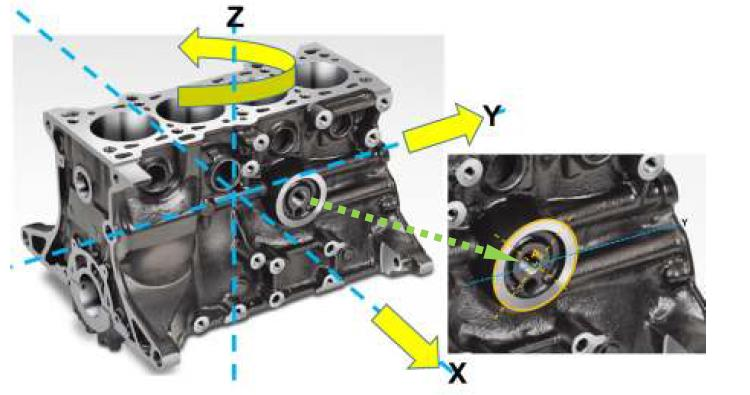
#> input picture imagenes/motor_original.png, 750 x 395 px
$ python experimentos.py   (older library calls are emulated)
#> lines starting #> are read from the running program, lines starting #| are printed output that depends on the picture; after the words box and inside, x2 and y2 are one past the last pixel; in counts of white or black regions, pixels touching at a corner belong together
### hough_tp4.py
#!/usr/bin/env python3
# -*- coding: utf-8 -*-
"""
TP4 - Inteligencia Artificial - Transformada de Hough (rectas y circunferencias)
Alumno: Lucas Adrián Fleury

Los acumuladores de Hough están programados desde cero con NumPy (sin cv2.HoughLines
ni cv2.HoughCircles). OpenCV se usa únicamente para leer/guardar imágenes, suavizar
(GaussianBlur), detectar bordes (Canny) y dibujar el resultado. Para VALIDAR la
implementación propia se compara, al final, contra las funciones de OpenCV.

Uso:
    python hough_tp4.py prueba                  # imagen sintética con verdad conocida
    python hough_tp4.py lineas   imagenes/motor_original.png
    python hough_tp4.py circulos imagenes/motor_original.png
    python hough_tp4.py todo     imagenes/motor_original.png
"""
import sys, os, json
import numpy as np
import cv2

OUT = "resultados"
# Región del block en la imagen del caso (x0, y0, x1, y1): excluye ampliación y rótulos
ROI_BLOCK = (15, 30, 445, 385)


# ----------------------------------------------------------------------------
# 1. PREPROCESAMIENTO
# ----------------------------------------------------------------------------
def limpiar_anotaciones(bgr):
    """La imagen del caso trae ejes y flechas dibujados (amarillo, azul, verde).
    Se detectan por color en HSV y se reconstruyen con inpainting para que no
    voten como bordes falsos."""
    hsv = cv2.cvtColor(bgr, cv2.COLOR_BGR2HSV)
    amarillo = cv2.inRange(hsv, (15, 120, 150), (35, 255, 255))
    azul = cv2.inRange(hsv, (85, 120, 120), (110, 255, 255))
    verde = cv2.inRange(hsv, (35, 80, 120), (85, 255, 255))
    m = cv2.bitwise_or(cv2.bitwise_or(amarillo, azul), verde)
    m = cv2.dilate(m, np.ones((5, 5), np.uint8))
    return cv2.inpaint(bgr, m, 5, cv2.INPAINT_TELEA)


def bordes(gris, sigma=1.6, t1=60, t2=140):
    """Escala de grises -> suavizado gaussiano -> Canny (mapa binario de bordes)."""
    suave = cv2.GaussianBlur(gris, (0, 0), sigma)
    return cv2.Canny(suave, t1, t2)


def cargar(path, usar_roi=True, limpiar=True):
    bgr = cv2.imread(path)
    if bgr is None:
        sys.exit("No se pudo leer la imagen: " + path)
    if limpiar:
        bgr = limpiar_anotaciones(bgr)
    if usar_roi and bgr.shape[1] > 500:       # solo para la imagen del caso
        x0, y0, x1, y1 = ROI_BLOCK
        bgr = bgr[y0:y1, x0:x1]
    return bgr


# ----------------------------------------------------------------------------
# 2. TRANSFORMADA DE HOUGH PARA RECTAS   rho = x*cos(theta) + y*sin(theta)
# ----------------------------------------------------------------------------
def hough_rectas(borde, paso_theta=1.0, paso_rho=1.0):
    """Devuelve (acumulador, thetas[rad], rhos). Cada píxel de borde vota en una
    curva sinusoidal del espacio (theta, rho)."""
    h, w = borde.shape
    thetas = np.deg2rad(np.arange(-90.0, 90.0, paso_theta))
    rho_max = np.hypot(h, w)
    rhos = np.arange(-rho_max, rho_max + paso_rho, paso_rho)
    acc = np.zeros((len(rhos), len(thetas)), dtype=np.int32)
    ys, xs = np.nonzero(borde)
    cos_t, sin_t = np.cos(thetas), np.sin(thetas)
    for j in range(len(thetas)):                      # un voto por (píxel, theta)
        r = xs * cos_t[j] + ys * sin_t[j]
        idx = np.round((r + rho_max) / paso_rho).astype(int)
        acc[:, j] += np.bincount(idx, minlength=len(rhos))
    return acc, thetas, rhos


def picos_rectas(acc, thetas, rhos, n_max=10, umbral_rel=0.35, vecindad=(15, 7)):
    """Selección de picos: umbral relativo + supresión de no-máximos por vecindad.
    Se evita que una misma recta aparezca repetida (picos adyacentes)."""
    a = acc.copy().astype(float)
    umbral = umbral_rel * a.max()
    dr, dt = vecindad
    picos = []
    for _ in range(n_max):
        i, j = np.unravel_index(np.argmax(a), a.shape)
        if a[i, j] < umbral:
            break
        picos.append((rhos[i], thetas[j], int(acc[i, j])))
        a[max(0, i - dr):i + dr + 1, max(0, j - dt):j + dt + 1] = 0
    return picos


def dibujar_rectas(bgr, picos):
    out = bgr.copy()
    d = int(np.hypot(*out.shape[:2]))
    for rho, th, _ in picos:
        x0, y0 = rho * np.cos(th), rho * np.sin(th)
        p1 = (int(x0 - d * np.sin(th)), int(y0 + d * np.cos(th)))
        p2 = (int(x0 + d * np.sin(th)), int(y0 - d * np.cos(th)))
        cv2.line(out, p1, p2, (0, 0, 255), 1, cv2.LINE_AA)
    return out


# ----------------------------------------------------------------------------
# 3. TRANSFORMADA DE HOUGH PARA CIRCUNFERENCIAS DE RADIO CONOCIDO
#    (x-xo)^2 + (y-yo)^2 = R^2  ->  cada borde vota en una circunferencia de
#    radio R centrada en el propio píxel, en el espacio (xo, yo)
# ----------------------------------------------------------------------------
def hough_circulos(borde, radios, gris=None, tol_grad=np.deg2rad(18), k_grad=7):
    """Un acumulador 2D (xo, yo) por cada radio R.

    * Modo clásico (gris=None): cada borde emite un voto por cada píxel de perímetro
      de la circunferencia de votación (n_ang = 2*pi*R).
    * Modo guiado por gradiente (gris dado): cada borde vota solo en la dirección de
      su gradiente (+/- tol_grad, ambos sentidos, porque el aro puede ser más claro o
      más oscuro que el fondo). Reduce el ruido de votos y el costo de cómputo.

    En ambos casos el valor de un pico dividido por 2*pi*R es la FRACCIÓN de la
    circunferencia respaldada por bordes (comparable entre radios)."""
    h, w = borde.shape
    ys, xs = np.nonzero(borde)
    if gris is not None:
        suave = cv2.GaussianBlur(gris, (0, 0), 1.6).astype(np.float32)
        gx = cv2.Sobel(suave, cv2.CV_32F, 1, 0, ksize=3)
        gy = cv2.Sobel(suave, cv2.CV_32F, 0, 1, ksize=3)
        phi = np.arctan2(gy[ys, xs], gx[ys, xs])
        deltas = np.linspace(-tol_grad, tol_grad, k_grad)
    accs = {}
    for R in radios:
        a = np.zeros((h, w), dtype=np.int32)
        if gris is None:
            n_ang = int(round(2 * np.pi * R))
            ang = np.linspace(0, 2 * np.pi, n_ang, endpoint=False)
            xo = np.round(xs[:, None] - R * np.cos(ang)[None, :]).astype(int)
            yo = np.round(ys[:, None] - R * np.sin(ang)[None, :]).astype(int)
        else:
            ang = phi[:, None] + deltas[None, :]
            ang = np.concatenate([ang, ang + np.pi], axis=1)      # ambos sentidos
            xo = np.round(xs[:, None] - R * np.cos(ang)).astype(int)
            yo = np.round(ys[:, None] - R * np.sin(ang)).astype(int)
        ok = (xo >= 0) & (xo < w) & (yo >= 0) & (yo < h)
        np.add.at(a, (yo[ok], xo[ok]), 1)
        accs[R] = a
    return accs


def picos_circulos(accs, n_max=5, umbral_rel=0.55, vecindad=15):
    """Selección de picos en dos pasos:
    1) Mapa de centros = suma, sobre todos los radios, de los acumuladores
       suavizados y normalizados por 2*pi*R (proyección del acumulador 3D
       (xo, yo, R) sobre el plano (xo, yo)). Un aro con borde interior y exterior
       refuerza el mismo centro con dos radios distintos.
    2) El radio de cada centro es el R cuyo acumulador local es máximo."""
    sm = {R: cv2.GaussianBlur(a.astype(np.float32), (0, 0), 1.5) / (2 * np.pi * R)
          for R, a in accs.items()}
    centros = sum(sm.values())
    umbral = umbral_rel * centros.max()
    picos = []
    for _ in range(n_max):
        yo, xo = np.unravel_index(np.argmax(centros), centros.shape)
        if centros[yo, xo] < umbral:
            break
        y0, y1, x0, x1 = max(0, yo - 2), yo + 3, max(0, xo - 2), xo + 3
        R = max(sm, key=lambda r: sm[r][y0:y1, x0:x1].max())
        picos.append((int(xo), int(yo), int(R), float(centros[yo, xo])))
        centros[max(0, yo - vecindad):yo + vecindad + 1,
                max(0, xo - vecindad):xo + vecindad + 1] = 0
    return picos


def dibujar_circulos(bgr, picos):
    out = bgr.copy()
    for k, (xo, yo, R, _) in enumerate(picos):
        col = (0, 0, 255) if k == 0 else (0, 200, 0)
        cv2.circle(out, (xo, yo), R, col, 1, cv2.LINE_AA)
        cv2.drawMarker(out, (xo, yo), col, cv2.MARKER_CROSS, 9, 1)
    return out


# [4 lines left out: function acumulador_a_imagen, not called in this run]


# ----------------------------------------------------------------------------
# 4. PROGRAMAS PRINCIPALES
# ----------------------------------------------------------------------------
def prueba_sintetica():
    """Imagen con 3 rectas y 2 circunferencias conocidas + ruido: sirve para validar
    el algoritmo contra una verdad de terreno."""
    rng = np.random.default_rng(7)
    img = np.zeros((300, 400), np.uint8)
    cv2.line(img, (20, 40), (380, 40), 255, 1)               # horizontal  rho=40 th=90
    cv2.line(img, (100, 10), (100, 290), 255, 1)             # vertical    rho=100 th=0
    cv2.line(img, (30, 280), (370, 120), 255, 1)             # oblicua
    cv2.circle(img, (260, 190), 35, 255, 1)                  # R = 35
    cv2.circle(img, (150, 190), 20, 255, 1)                  # R = 20
    ruido = rng.random(img.shape) < 0.01
    img[ruido] = 255
    cv2.imwrite(f"{OUT}/sintetica_entrada.png", img)
    res = {}
    acc, th, rh = hough_rectas(img)
    pr = picos_rectas(acc, th, rh, n_max=3, umbral_rel=0.3)
    res["rectas"] = [(round(float(r), 1), round(float(np.degrees(t)), 1), v) for r, t, v in pr]
    cv2.imwrite(f"{OUT}/sintetica_rectas.png",
                dibujar_rectas(cv2.cvtColor(img, cv2.COLOR_GRAY2BGR), pr))
    accs = hough_circulos(img, range(15, 41))
    pc = picos_circulos(accs, n_max=2, umbral_rel=0.3)
    res["circulos"] = [(x, y, R) for x, y, R, _ in pc]
    cv2.imwrite(f"{OUT}/sintetica_circulos.png",
                dibujar_circulos(cv2.cvtColor(img, cv2.COLOR_GRAY2BGR), pc))
    print(json.dumps(res, indent=1))
    return res


# [44 lines left out: functions run_lineas, run_circulos, validar_con_opencv, not called in this run]


# [12 lines that do not run on import are left out]

### experimentos.py
#!/usr/bin/env python3
# -*- coding: utf-8 -*-
"""TP4 IA - Genera las figuras del informe y las métricas de validación.
Alumno: Lucas Adrián Fleury.  Requiere haber ejecutado antes hough_tp4.py (usa sus funciones)."""
import json, time
import numpy as np, cv2
import matplotlib
matplotlib.use("Agg")
import matplotlib.pyplot as plt
import hough_tp4 as H

plt.rcParams.update({"font.family": "Carlito", "font.size": 12, "axes.titlesize": 11})
R = "resultados/"
RING = (286, 170, 25)   # referencia estimada a mano sobre la ampliación del aro (coords. del recorte)


def rgb(p):
    return cv2.cvtColor(cv2.imread(p), cv2.COLOR_BGR2RGB)


# ---------- Figura conceptual (consigna 1) ----------
# [30 lines left out: function fig_conceptual, not called in this run]


# ---------- Figuras de pipeline (consignas 2 y 3) ----------
def fig_pipeline_rectas(picos, acc, th, rh):
    fig, ax = plt.subplots(1, 4, figsize=(11.5, 3.1))
    ax[0].imshow(rgb(R + "rectas_0_entrada.png")); ax[0].set_title("(a) Entrada")
    ax[1].imshow(cv2.imread(R + "rectas_1_bordes.png", 0), cmap="gray"); ax[1].set_title("(b) Bordes (Canny)")
    ax[2].imshow(acc, aspect="auto", cmap="jet", extent=[-90, 90, rh[-1], rh[0]])
    for r, t, _ in picos:
        ax[2].scatter(np.degrees(t), r, facecolors="none", edgecolors="w", s=45)
    ax[2].set(title="(c) Acumulador (θ, ρ) y picos", xlabel="θ [°]", ylabel="ρ [px]")
    ax[3].imshow(rgb(R + "rectas_3_resultado.png")); ax[3].set_title("(d) Rectas detectadas")
    for a in (ax[0], ax[1], ax[3]):
        a.axis("off")
    fig.tight_layout(); fig.savefig(R + "fig_rectas_pipeline.png", dpi=200); plt.close(fig)


# [20 lines left out: functions fig_pipeline_circulos, fig_sintetica, not called in this run]


def main():
    m = {}
    # 1) prueba sintética (verdad conocida)
    ps = H.prueba_sintetica()
#> in prueba_sintetica, `cv2.circle(img, (260, 190), 35, 255, 1)`:
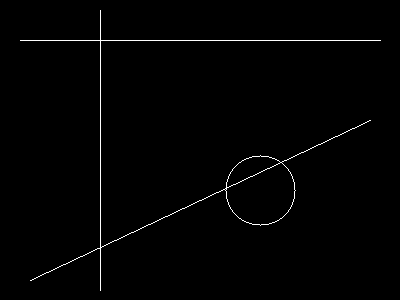
#> img: shape (300, 400); 0.98% white in thin lines or dots, all inside (x1, y1, x2, y2) = (20, 10, 381, 291)
#> in dibujar_rectas, `out = bgr.copy()`: out: shape (300, 400, 3); 2% white in thin lines or dots
#> after the loop in dibujar_rectas, `for rho, th, _ in picos:`:
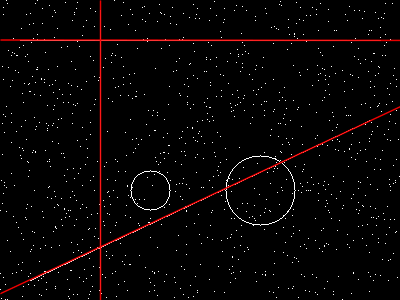
#> out: shape (300, 400, 3); mean B, G, R 3.5, 3.5, 6.8
#> in hough_circulos, `ys, xs = np.nonzero(borde)`: ys = 2450 values from 0 to 299; xs = 2450 values, max 399 at index 1422, min 0 at index 1822, mean 190.7
#> after the loop in hough_circulos, `for R in radios:`:
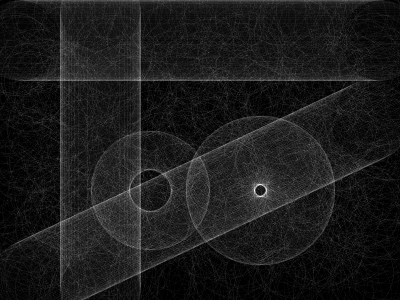
#> a: shape (300, 400) int32; min 0, max 43, mean 4.7; drawn with min black and max white
#> after the loop in hough_circulos, `for R in radios:`: accs = 26 items
#> in picos_circulos, `umbral = umbral_rel * centros.max()`: umbral = 0.487
#> the loop in picos_circulos, `for _ in range(n_max):` made 2 passes
#> (yo, xo, y0, y1, x0, x1, R) on passes 1 to 2: (190, 258, 188, 193, 256, 261, 35), (191, 152, 189, 194, 150, 155, 19)
#> after the loop in picos_circulos, `for _ in range(n_max):`:
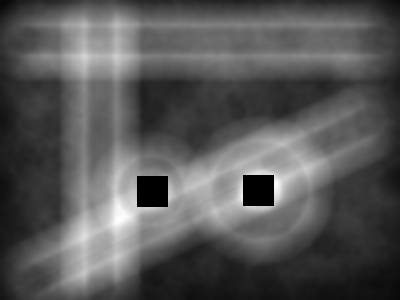
#> centros: shape (300, 400) float32; min 0, max 1.4, mean 0.483; drawn with min black and max white
#> after the loop in picos_circulos, `for _ in range(n_max):`: picos = [(258, 190, 35, 1.62), (152, 191, 19, 1.44)]
#> the loop in dibujar_circulos, `for k, (xo, yo, R, _) in enumerate(picos):` made 2 passes
#> (xo, yo, R, col) on passes 1 to 2: (258, 190, 35, (0, 0, 255)), (152, 191, 19, (0, 200, 0))
#> after the loop in dibujar_circulos, `for k, (xo, yo, R, _) in enumerate(picos):`:
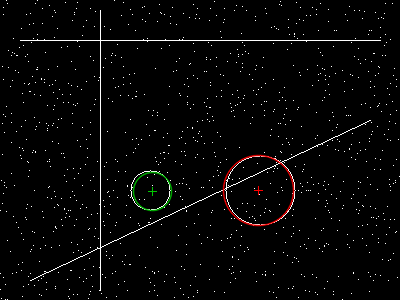
#> out: shape (300, 400, 3); mean B, G, R 5.1, 5.3, 5.7
#> (printed output is left out)
#> ps = {'rectas': [(-40, -90, 361), (100, 0, 281), (266, 65, 221)], 'circulos': [(258, 190, 35), (152, 191, 19)]}
    verdad_r = [(-40.0, -90.0), (100.0, 0.0), (266.1, 64.8)]
    m["sintetica_rectas"] = [{"rho": a[0], "theta": a[1], "votos": a[2]} for a in ps["rectas"]]
    m["sintetica_circulos"] = ps["circulos"]
    # 2) imagen del motor: rectas
    bgr = H.cargar("imagenes/motor_original.png"); g = cv2.cvtColor(bgr, cv2.COLOR_BGR2GRAY)
#> in cargar, bgr is the input picture: shape (395, 750, 3); mean B, G, R 175.9, 181.8, 180.7
#> in limpiar_anotaciones, `hsv = cv2.cvtColor(bgr, cv2.COLOR_BGR2HSV)`: hsv: shape (395, 750, 3); mean H, S, V 45.4, 21.1, 184.4
#> in limpiar_anotaciones, `amarillo = cv2.inRange(hsv, (15, 120, 150), (35, 255, 255))`: amarillo: shape (395, 750); 2.6% white; 28 white regions (18 under 20 px), largest, box (x1, y1, x2, y2) and area: (179, 31, 295, 106) 4106, (404, 107, 481, 152) 1706, (373, 306, 438, 368) 1670
#> in limpiar_anotaciones, `azul = cv2.inRange(hsv, (85, 120, 120), (110, 255, 255))`: azul: shape (395, 750); 1.1% white; 43 white regions (4 under 20 px), largest, box (x1, y1, x2, y2) and area: (217, 177, 262, 208) 464, (107, 229, 125, 239) 100, (284, 232, 298, 245) 100
#> in limpiar_anotaciones, `verde = cv2.inRange(hsv, (35, 80, 120), (85, 255, 255))`: verde: shape (395, 750); 0.56% white; 67 white regions (41 under 20 px), largest, box (x1, y1, x2, y2) and area: (484, 244, 515, 261) 272, (230, 41, 238, 63) 111, (227, 83, 240, 93) 89
#> in limpiar_anotaciones, `m = cv2.bitwise_or(cv2.bitwise_or(amarillo, azul), verde)`: m: shape (395, 750); 4.3% white; 84 white regions (24 under 20 px), largest, box (x1, y1, x2, y2) and area: (177, 31, 296, 119) 4569, (373, 306, 451, 372) 1817, (403, 107, 481, 152) 1753
#> in limpiar_anotaciones, `m = cv2.dilate(m, np.ones((5, 5), np.uint8))`: m: shape (395, 750); 7.6% white; 57 white regions, largest, box (x1, y1, x2, y2) and area: (175, 29, 302, 121) 6045, (371, 304, 453, 374) 2512, (401, 105, 483, 154) 2313
    b = H.bordes(g, 1.6, 50, 130)
#> in bordes, `return cv2.Canny(suave, t1, t2)`: returned value: shape (355, 430); 6.5% white in thin lines or dots, all inside (x1, y1, x2, y2) = (6, 14, 419, 345)
    t0 = time.time(); acc, th, rh = H.hough_rectas(b); t_l = time.time() - t0
#> call 2 of hough_rectas, with paso_theta = 1, paso_rho = 1
#> after the loop in hough_rectas (call 2), `for j in range(len(thetas)):`:
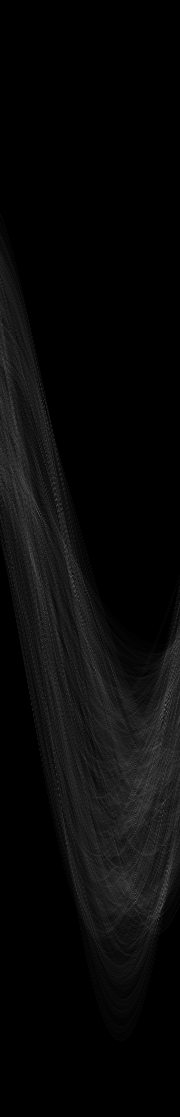
#> acc: shape (1117, 180) int32; min 0, max 112, mean 8.9
#> after `acc, th, rh = H.hough_rectas(b)`: th = 180 values from -1.57 to 1.55; rh = 1117 values from -557.6 to 558.4
    pr = H.picos_rectas(acc, th, rh, n_max=6, umbral_rel=0.45)
#> call 2 of picos_rectas, with thetas = array of shape (180,), rhos = array of shape (1117,), n_max = 6, umbral_rel = 0.45, vecindad = (15, 7)
#> in picos_rectas (call 2), `umbral = umbral_rel * a.max()`: umbral = 50.4
#> the loop in picos_rectas (call 2), `for _ in range(n_max):` made 6 passes
#> (i, j) on passes 1 to 6: (894, 162), (709, 164), (901, 135), (513, 38), (870, 167), (784, 146)
#> after the loop in picos_rectas (call 2), `for _ in range(n_max):`:
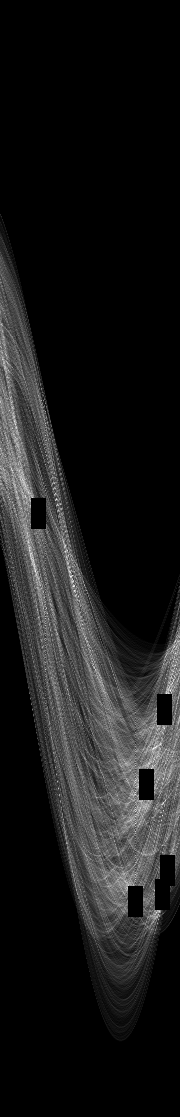
#> a: shape (1117, 180) float64; min 0, max 82, mean 8.4; drawn with min black and max white
#> after the loop in picos_rectas (call 2), `for _ in range(n_max):`: picos = [(336.4, 1.26, 112), (151.4, 1.29, 103), (343.4, 0.785, 97), (-44.61, -0.908, 95), (312.4, 1.34, 87), (226.4, 0.977, 83)]
#> pr has the same summary as picos in picos_rectas
    m["motor_rectas"] = {"n_bordes": int((b > 0).sum()), "tiempo_s": round(t_l, 2),
                         "picos": [(round(float(r), 1), round(float(np.degrees(t)), 1), v) for r, t, v in pr],
                         "acc_shape": list(acc.shape)}
    fig_pipeline_rectas(pr, acc, th, rh)
    # 3) imagen del motor: circunferencias (guiado vs clásico, 3 configuraciones de bordes)
    def ok(p): return p and np.hypot(p[0][0] - RING[0], p[0][1] - RING[1]) <= 8
    tabla = []
    for sig, t1, t2 in [(1.6, 50, 130), (1.2, 40, 110), (2.0, 40, 100)]:
        bb = H.bordes(g, sig, t1, t2)
        fila = {"cfg": f"σ={sig}, Canny {t1}/{t2}"}
        for nombre, gris in (("guiado", g), ("clasico", None)):
            t0 = time.time()
            ac = H.hough_circulos(bb, range(20, 31), gris=gris)
            dt = time.time() - t0
            p = H.picos_circulos(ac, n_max=3, umbral_rel=0.7)
            fila[nombre] = {"ok": bool(ok(p)), "top1": p[0][:3] if p else None, "t": round(dt, 1)}
        tabla.append(fila)
    m["motor_circulos_robustez"] = tabla
    accs = H.hough_circulos(b, range(20, 31), gris=g)
    pc = H.picos_circulos(accs, n_max=3, umbral_rel=0.7)
    m["motor_circulos"] = {"detectado": pc[0][:3], "referencia": RING,
                           "error_centro_px": round(float(np.hypot(pc[0][0] - RING[0], pc[0][1] - RING[1])), 1)}
    fig_pipeline_circulos(accs, pc)
    # 4) contraste con OpenCV
    L = cv2.HoughLines(b, 1, np.pi / 180, 90)
    C = cv2.HoughCircles(cv2.GaussianBlur(g, (0, 0), 1.6), cv2.HOUGH_GRADIENT, 1, 20, param1=130, param2=14,
                         minRadius=20, maxRadius=30)
    cv2c = np.round(C[0][0]).astype(int).tolist()
    m["opencv"] = {"HoughLines_umbral90": 0 if L is None else int(len(L)),
                   "HoughCircles_top1": cv2c,
                   "error_centro_px": round(float(np.hypot(cv2c[0] - RING[0], cv2c[1] - RING[1])), 1)}
    fig_sintetica(); fig_conceptual()
    json.dump(m, open(R + "metricas.json", "w"), indent=1, default=lambda o: o.tolist() if hasattr(o, "tolist") else str(o))
    print(json.dumps(m, indent=1, default=lambda o: o.tolist() if hasattr(o, "tolist") else str(o)))


if __name__ == "__main__":
#> (the run stopped early here; a loop or call above may not have finished)
